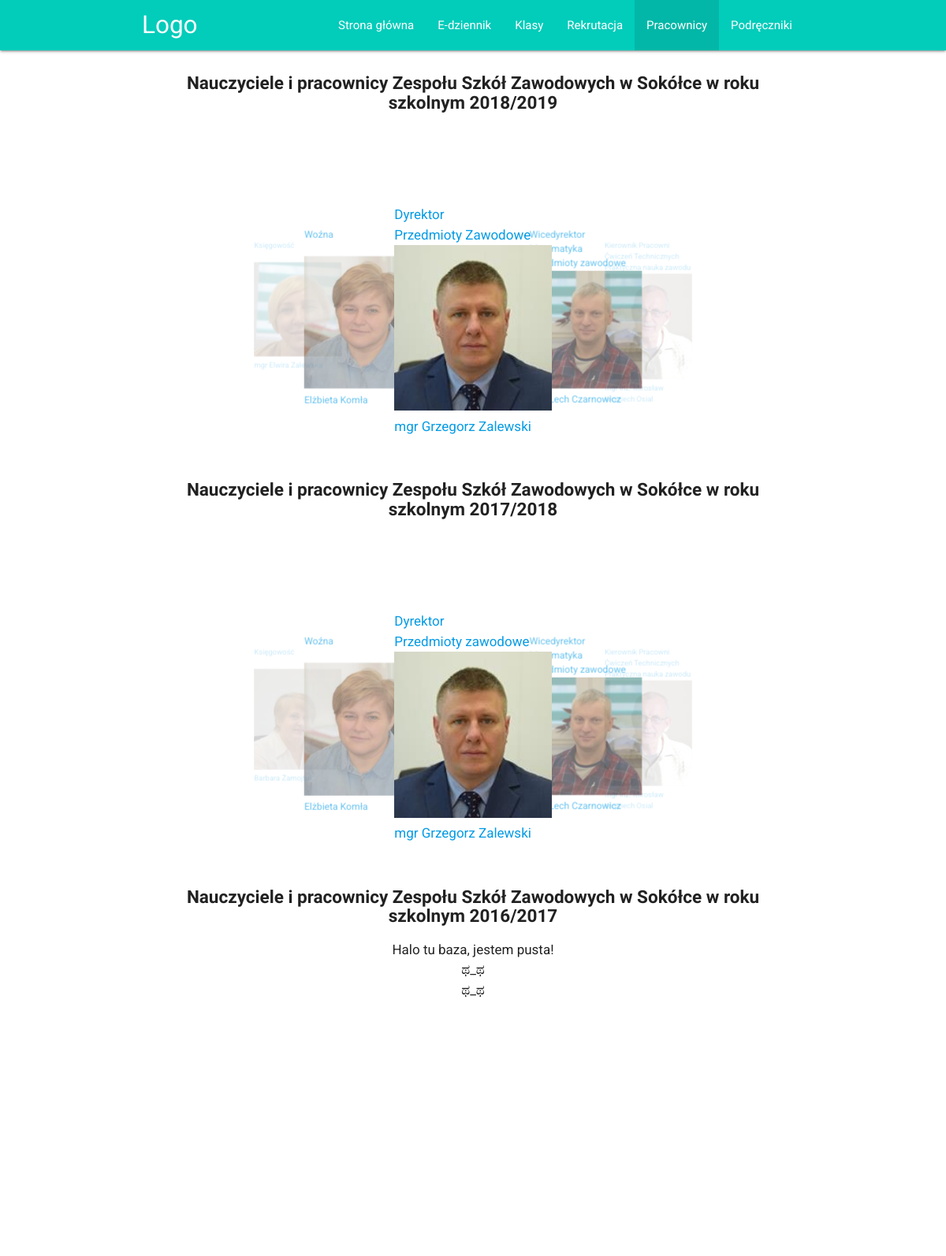
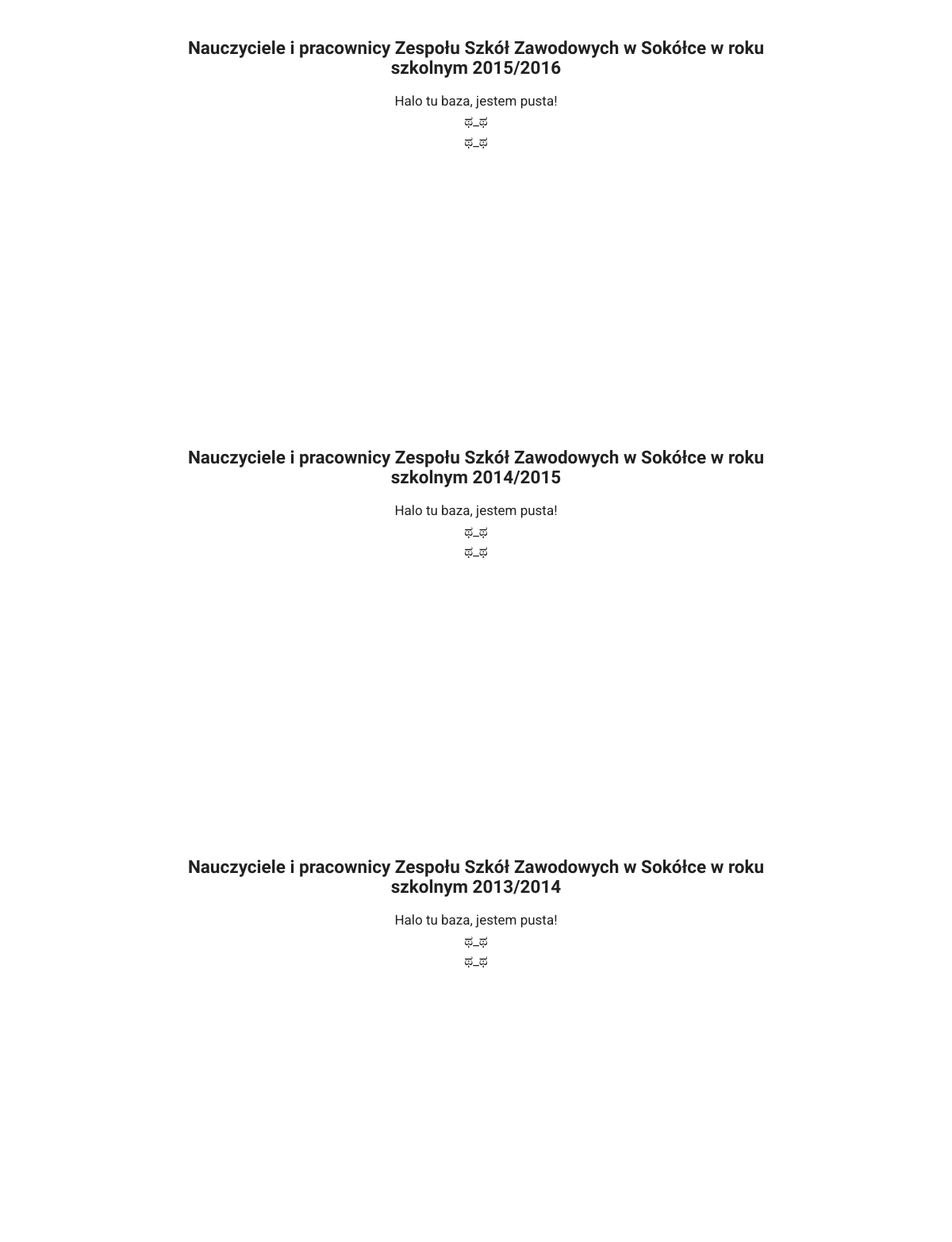
Screenshot of /pracownicy.php (upper part) with the database file from the repository (2 pictures, top to bottom).
### tables this page shows
CREATE TABLE `positions` (
  `positionID` int(11) NOT NULL,
  `position` varchar(255) DEFAULT NULL,
  `position2` varchar(255) DEFAULT NULL,
  `position3` varchar(255) DEFAULT NULL,
  `photo_path` varchar(255) DEFAULT NULL,
  `rok` varchar(255) DEFAULT NULL,
  `teacherID` int(11) DEFAULT NULL
);

CREATE TABLE `emploees` (
  `teacherID` int(11) NOT NULL,
  `name` varchar(255) DEFAULT NULL,
  `degree` varchar(255) DEFAULT NULL
);

### html/pracownicy.php (the view, shortened to what this page needs)
<!DOCTYPE html>
<html lang="PL">
<head>
	<?php
		include_once('includes/header.php');
				require_once('../php/baza.php');
		$inc = 'pracownicy';
	?>
</head>
<body>
  	<?php
  		include_once('includes/nav.php');
  	?>
  <div class="container">
    <div class="row">
			<div class="col s12">
				<h3 class="center-align">Nauczyciele i pracownicy
						Zespołu Szkół Zawodowych w Sokółce
						w roku szkolnym 2018/2019</h3>
              <div class="carousel">
				<?php
						$carousel = "SELECT * FROM positions natural join emploees where rok='2018/2019'";
						$result = $conn->query($carousel);
						if ($result->num_rows > 0) {
				       while($row = $result->fetch_assoc()) {
								 echo "<a class=\"carousel-item\" href=\"#one!\"><span class=\"podpis\">" . $row["position"]. "<br>". $row["position2"]."<br> ".  $row["position3"]. "</span><img src=" . $row["photo_path"]. " alt=\"Brak zdjęcia :'(\"><span class=\"podpis\">". $row["degree"] . " ". $row["name"]. "</span></a>";
							 }
						} else {
				       echo "Halo tu baza, jestem pusta!<br><h1> ಥ_ಥ <br> ಥ_ಥ</h1>";
				    }
				?>
            	</div>
      </div>
		</div>
		<div class="row">
			<div class="col s12">
				<h3 class="center-align">Nauczyciele i pracownicy
						Zespołu Szkół Zawodowych w Sokółce
						w roku szkolnym 2017/2018</h3>
							<div class="carousel">
								<?php
										$conn = new mysqli($servername, $username, $password, $dbname);
										$carousel = "SELECT * FROM positions natural join emploees where rok='2017/2018'";
										$result = $conn->query($carousel);
										if ($result->num_rows > 0) {
								       while($row = $result->fetch_assoc()) {
												 echo "<a class=\"carousel-item\" href=\"#one!\"><span class=\"podpis\">" . $row["position"]. "<br>". $row["position2"]."<br> ".  $row["position3"]. "</span><img src=" . $row["photo_path"]. " alt=\"Brak zdjęcia :'(\"><span class=\"podpis\">". $row["degree"] . " ". $row["name"]. "</span></a>";
											 }
										} else {
								       echo "Halo tu baza, jestem pusta!<br><h1> ಥ_ಥ <br> ಥ_ಥ</h1>";
								    }
								?>
							</div>
			</div>
		</div>
		<div class="row">
			<div class="col s12">
				<h3 class="center-align">Nauczyciele i pracownicy
						Zespołu Szkół Zawodowych w Sokółce
						w roku szkolnym 2016/2017</h3>
              <div class="carousel">
								<?php
										$conn = new mysqli($servername, $username, $password, $dbname);
										$carousel = "SELECT * FROM positions natural join emploees where rok='2016/2017'";
										$result = $conn->query($carousel);
										if ($result->num_rows > 0) {
											 while($row = $result->fetch_assoc()) {
												 echo "<a class=\"carousel-item\" href=\"#one!\"><span class=\"podpis\">" . $row["position"]. "<br>". $row["position2"]."<br> ".  $row["position3"]. "</span><img src=" . $row["photo_path"]. " alt=\"Brak zdjęcia :'(\"><span class=\"podpis\">". $row["degree"] . " ". $row["name"]. "</span></a>";
											 }
										} else {
											 echo "<div class=\"error center-align\">Halo tu baza, jestem pusta! <br>ಥ_ಥ <br> ಥ_ಥ</div>";
										}
								?>
            	</div>
      </div>
		</div>
		<div class="row">
			<div class="col s12">
				<h3 class="center-align">Nauczyciele i pracownicy
						Zespołu Szkół Zawodowych w Sokółce
						w roku szkolnym 2015/2016</h3>
              <div class="carousel">
								<?php
										$conn = new mysqli($servername, $username, $password, $dbname);
										$carousel = "SELECT * FROM positions natural join emploees where rok='2015/2016'";
										$result = $conn->query($carousel);
										if ($result->num_rows > 0) {
											 while($row = $result->fetch_assoc()) {
												 echo "<a class=\"carousel-item\" href=\"#one!\"><span class=\"podpis\">" . $row["position"]. "<br>". $row["position2"]."<br> ".  $row["position3"]. "</span><img src=" . $row["photo_path"]. " alt=\"Brak zdjęcia :'(\"><span class=\"podpis\">". $row["degree"] . " ". $row["name"]. "</span></a>";
											 }
										} else {
											 echo "<div class=\"error center-align\">Halo tu baza, jestem pusta! <br>ಥ_ಥ <br> ಥ_ಥ</div>";
										}
								?>
            	</div>
      </div>
		</div>
		<div class="row">
			<div class="col s12">
				<h3 class="center-align">Nauczyciele i pracownicy
						Zespołu Szkół Zawodowych w Sokółce
						w roku szkolnym 2014/2015</h3>
							<div class="carousel">
								<?php
										$conn = new mysqli($servername, $username, $password, $dbname);
										$carousel = "SELECT * FROM positions natural join emploees where rok='2014/2015'";
										$result = $conn->query($carousel);
										if ($result->num_rows > 0) {
											 while($row = $result->fetch_assoc()) {
												 echo "<a class=\"carousel-item\" href=\"#one!\"><span class=\"podpis\">" . $row["position"]. "<br>". $row["position2"]."<br> ".  $row["position3"]. "</span><img src=" . $row["photo_path"]. " alt=\"Brak zdjęcia :'(\"><span class=\"podpis\">". $row["degree"] . " ". $row["name"]. "</span></a>";
											 }
										} else {
											 echo "<div class=\"error center-align\">Halo tu baza, jestem pusta! <br>ಥ_ಥ <br> ಥ_ಥ</div>";
										}
								?>
							</div>
			</div>
		</div>
		<div class="row">
			<div class="col s12">
				<h3 class="center-align">Nauczyciele i pracownicy
						Zespołu Szkół Zawodowych w Sokółce
						w roku szkolnym 2013/2014</h3>
							<div class="carousel">
								<?php
										$conn = new mysqli($servername, $username, $password, $dbname);
										$carousel = "SELECT * FROM positions natural join emploees where rok='2013/2014'";
										$result = $conn->query($carousel);
										if ($result->num_rows > 0) {
											 while($row = $result->fetch_assoc()) {
												 echo "<a class=\"carousel-item\" href=\"#one!\"><span class=\"podpis\">" . $row["position"]. "<br>". $row["position2"]."<br> ".  $row["position3"]. "</span><img src=" . $row["photo_path"]. " alt=\"Brak zdjęcia :'(\"><span class=\"podpis\">". $row["degree"] . " ". $row["name"]. "</span></a>";
											 }
										} else {
											 echo "<div class=\"error center-align\">Halo tu baza, jestem pusta! <br>ಥ_ಥ <br> ಥ_ಥ</div>";
										}
								?>
							</div>
			</div>
		</div>
  </div>
</body>
</html>

### html/includes/header.php (shortened to what this page needs)
<link rel="stylesheet" href="https://cdnjs.cloudflare.com/ajax/libs/materialize/1.0.0/css/materialize.min.css">
<link rel="stylesheet" type="text/css" href="https://cdnjs.cloudflare.com/ajax/libs/lightbox2/2.10.0/css/lightbox.min.css">
<link rel="stylesheet" type="text/css" href="../css/main.css">

### html/includes/nav.php (shortened to what this page needs)
<?php
	if($inc==='createPosts'){ ?>
		<div class="navbar-fixed">
			<nav class="bg5">
				<div class="nav-wrapper  container">
			    	<a href="#" class="brand-logo">Logo</a>
			    	<ul id="nav-mobile" class="right hide-on-med-and-down">
			    		<li>Panel sterowania</li>
			    	</ul>
				</div>
			</nav>
		</div>
	<?php } else{ ?>
		<div class="navbar-fixed">
			<nav class="bg5">
				<div class="nav-wrapper  container">
			    	<a href="#" class="brand-logo">Logo</a>
			    	<ul id="nav-mobile" class="right hide-on-med-and-down">
			    		<li<?php if($inc==='index'){ ?> class="active" <?php } ?> ><a href="index.php">Strona główna</a></li>
						<li><a href="https://uonetplus.vulcan.net.pl/powiatsokolski">E-dziennik</a></li>
						<li<?php if($inc==='klasy'){} ?>><a href="#">Klasy</a></li>
						<li<?php if($inc==='rekrutacja'){ ?> class="active" <?php }  ?> ><a href="rekrutacja.php">Rekrutacja</a></li>
						<li<?php if($inc==='pracownicy'){ ?> class="active" <?php }  ?> ><a href="pracownicy_ajax.php">Pracownicy</a></li>
						<li<?php if($inc==='podreczniki'){} ?>><a href="#">Podręczniki</a></li>
			    	</ul>
				</div>
			</nav>
		</div>
<?php } ?>

### css/main.css (style rules this page uses)
* { font-size: 17px; font-family: 'Roboto', sans-serif; }
h3 { font-family: 'Oswald', sans-serif; font-size: 1.5rem; font-weight: bold; }
ul { list-style-type: circle !important; margin-left: 10px; }
.bg5 { background-color: #02CCBA; }

### rows the page displays
positions: position "Dyrektor", position2 "Przedmioty Zawodowe", photo_path (picture), teacherID.degree "mgr", teacherID.name "Grzegorz Zalewski"
positions: position "Wicedyrektor", position2 "Matematyka", position3 "Przedmioty zawodowe", photo_path (picture), teacherID.name "Lech Czarnowicz"
positions: position "Kierownik Pracowni Ćwiczeń Technicznych", position2 "Praktyczna nauka zawodu", photo_path (picture), teacherID.name "Mirosław Wojciech Osial"
positions: position "Księgowość", photo_path (picture), teacherID.degree "mgr", teacherID.name "Elwira Zalewska"
positions: position "Woźna", photo_path (picture), teacherID.name "Elżbieta Komła"
positions: position "Dyrektor", position2 "Przedmioty zawodowe", photo_path (picture), teacherID.degree "mgr", teacherID.name "Grzegorz Zalewski"
positions: position "Wicedyrektor", position2 "Matematyka", position3 "Przedmioty zawodowe", photo_path (picture), teacherID.name "Lech Czarnowicz"
positions: position "Kierownik Pracowni Ćwiczeń Technicznych", position2 "Praktyczna nauka zawodu", photo_path (picture), teacherID.name "Mirosław Wojciech Osial"
positions: position "Księgowość", photo_path (picture), teacherID.name "Barbara Żamojtuk"
positions: position "Woźna", photo_path (picture), teacherID.name "Elżbieta Komła"
